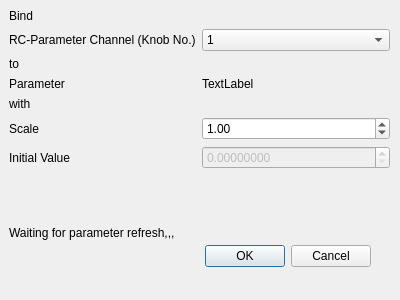
<?xml version="1.0" encoding="UTF-8"?>
<ui version="4.0">
 <class>QGCMapRCToParamDialog</class>
 <widget class="QDialog" name="QGCMapRCToParamDialog">
  <property name="geometry">
   <rect>
    <x>0</x>
    <y>0</y>
    <width>400</width>
    <height>300</height>
   </rect>
  </property>
  <property name="windowTitle">
   <string>Dialog</string>
  </property>
  <widget class="QDialogButtonBox" name="buttonBox">
   <property name="geometry">
    <rect>
     <x>30</x>
     <y>240</y>
     <width>341</width>
     <height>32</height>
    </rect>
   </property>
   <property name="orientation">
    <enum>Qt::Horizontal</enum>
   </property>
   <property name="standardButtons">
    <set>QDialogButtonBox::Cancel|QDialogButtonBox::Ok</set>
   </property>
  </widget>
  <widget class="QWidget" name="formLayoutWidget">
   <property name="geometry">
    <rect>
     <x>9</x>
     <y>9</y>
     <width>381</width>
     <height>231</height>
    </rect>
   </property>
   <layout class="QFormLayout" name="formLayout">
    <property name="fieldGrowthPolicy">
     <enum>QFormLayout::AllNonFixedFieldsGrow</enum>
    </property>
    <item row="3" column="0">
     <widget class="QLabel" name="paramIdInfoLabel">
      <property name="text">
       <string>Parameter</string>
      </property>
     </widget>
    </item>
    <item row="3" column="1">
     <widget class="QLabel" name="paramIdLabel">
      <property name="text">
       <string>TextLabel</string>
      </property>
     </widget>
    </item>
    <item row="5" column="0">
     <widget class="QLabel" name="scaleInfoLabel">
      <property name="text">
       <string>Scale</string>
      </property>
     </widget>
    </item>
    <item row="5" column="1">
     <widget class="QDoubleSpinBox" name="scaleDoubleSpinBox">
      <property name="value">
       <double>1.000000000000000</double>
      </property>
     </widget>
    </item>
    <item row="6" column="0">
     <widget class="QLabel" name="value0InfoLabel">
      <property name="text">
       <string>Initial Value</string>
      </property>
     </widget>
    </item>
    <item row="6" column="1">
     <widget class="QDoubleSpinBox" name="value0DoubleSpinBox">
      <property name="enabled">
       <bool>false</bool>
      </property>
      <property name="decimals">
       <number>8</number>
      </property>
     </widget>
    </item>
    <item row="1" column="0">
     <widget class="QLabel" name="rcParamChannelInfoLabel">
      <property name="text">
       <string>RC-Parameter Channel (Knob No.)</string>
      </property>
     </widget>
    </item>
    <item row="1" column="1">
     <widget class="QComboBox" name="rcParamChannelComboBox">
      <property name="editable">
       <bool>false</bool>
      </property>
      <property name="currentText">
       <string>1</string>
      </property>
      <item>
       <property name="text">
        <string>1</string>
       </property>
      </item>
      <item>
       <property name="text">
        <string>2</string>
       </property>
      </item>
      <item>
       <property name="text">
        <string>3</string>
       </property>
      </item>
     </widget>
    </item>
    <item row="0" column="0">
     <widget class="QLabel" name="label1">
      <property name="text">
       <string>Bind</string>
      </property>
     </widget>
    </item>
    <item row="2" column="0">
     <widget class="QLabel" name="label2">
      <property name="text">
       <string>to</string>
      </property>
     </widget>
    </item>
    <item row="4" column="0">
     <widget class="QLabel" name="label3">
      <property name="text">
       <string>with</string>
      </property>
     </widget>
    </item>
    <item row="8" column="0">
     <widget class="QLabel" name="infoLabel">
      <property name="text">
       <string>Waiting for parameter refresh,,,</string>
      </property>
     </widget>
    </item>
    <item row="7" column="0">
     <spacer name="verticalSpacer">
      <property name="orientation">
       <enum>Qt::Vertical</enum>
      </property>
      <property name="sizeHint" stdset="0">
       <size>
        <width>20</width>
        <height>40</height>
       </size>
      </property>
     </spacer>
    </item>
   </layout>
  </widget>
 </widget>
 <resources/>
 <connections>
  <connection>
   <sender>buttonBox</sender>
   <signal>accepted()</signal>
   <receiver>QGCMapRCToParamDialog</receiver>
   <slot>accept()</slot>
   <hints>
    <hint type="sourcelabel">
     <x>248</x>
     <y>254</y>
    </hint>
    <hint type="destinationlabel">
     <x>157</x>
     <y>274</y>
    </hint>
   </hints>
  </connection>
  <connection>
   <sender>buttonBox</sender>
   <signal>rejected()</signal>
   <receiver>QGCMapRCToParamDialog</receiver>
   <slot>reject()</slot>
   <hints>
    <hint type="sourcelabel">
     <x>316</x>
     <y>260</y>
    </hint>
    <hint type="destinationlabel">
     <x>286</x>
     <y>274</y>
    </hint>
   </hints>
  </connection>
 </connections>
</ui>
